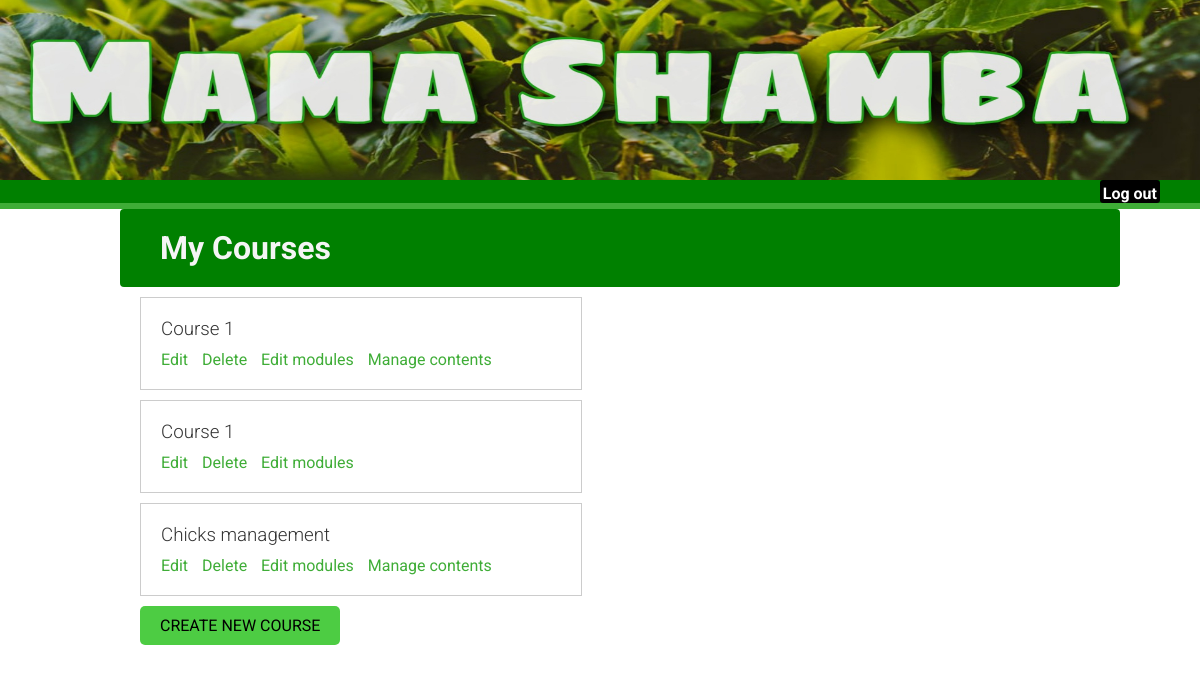
Page /course/mine/ (signed in) on the earlier database version.
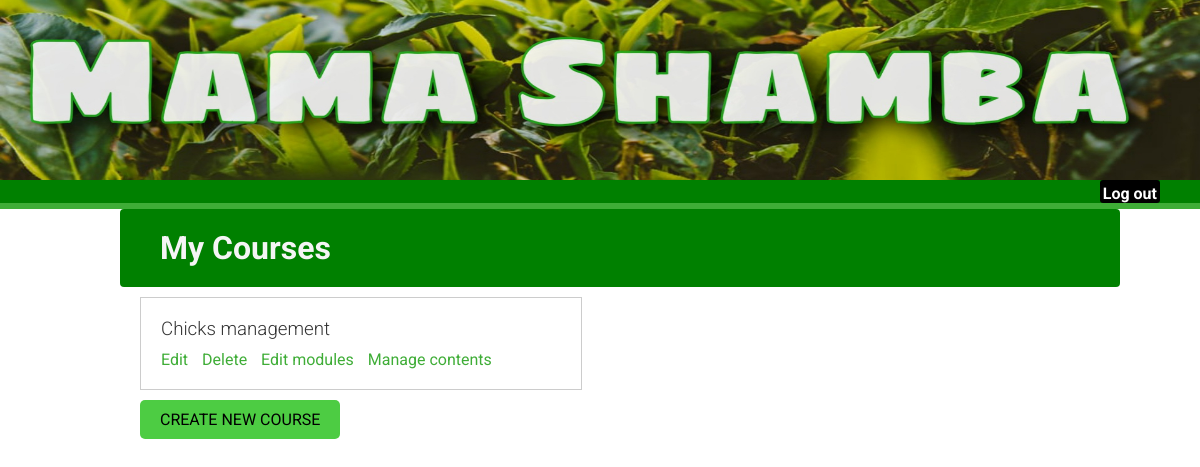
Same page on the later database version.
### courses/models.py (models this page shows, shortened)
class Course(models.Model):
    owner = models.ForeignKey(User, related_name='courses_created',
            on_delete=models.CASCADE)
    subject = models.ForeignKey(Subject, related_name='courses',
            on_delete=models.CASCADE)
    students = models.ManyToManyField(User, related_name='sourses_joined',
            blank=True)
    title = models.CharField(max_length=200)
    slug = models.SlugField(max_length=200, unique=True)
    overview = models.TextField()
    created = models.DateTimeField(auto_now_add=True)
    class Meta:
        ordering = ['-created']

### courses/views.py (the view)
# urls.py: path('mine/',views.ManageCourseListView.as_view(),
class ManageCourseListView(OwnerCourseMixin, ListView):
    template_name = 'courses/manage/course/list.html'
    permission_required = 'courses.view_course'

### courses/views.py (called while the page is built)
    def get_queryset(self):
        qs = super().get_queryset()
        return qs.filter(owner=self.request.user)

### courses/templates/courses/manage/course/list.html (shortened to what this page needs)
{% extends "base.html" %}
{% block content %}
<h1>My Courses</h1>
<div class="module">
  {% for course in object_list %}
  <div class="course-info">
    <h3>{{ course.title }}</h3>
    <p>
    <a href="{% url "course_edit" course.id %}">Edit</a>
    <a href="{% url "course_delete" course.id %}">Delete</a>
    <a href="{% url "course_module_update" course.id %}">Edit modules</a>
    {% if course.modules.count > 0 %}
    <a href="{% url "module_content_list" course.modules.first.id %}">
      Manage contents</a>
    {% endif %}
    </p>
  </div>
  {% empty %}
  <p>You havent created any courses yet.</p>
  {% endfor %}
  <p>
  <a href="{% url "course_create" %}" class="button">Create new course</a>
  </p>
</div>
{% endblock %}

Differences in the rows shown:
removed Course: title "Course 1", shows "Manage contents"
removed Course: title "Course 1"
